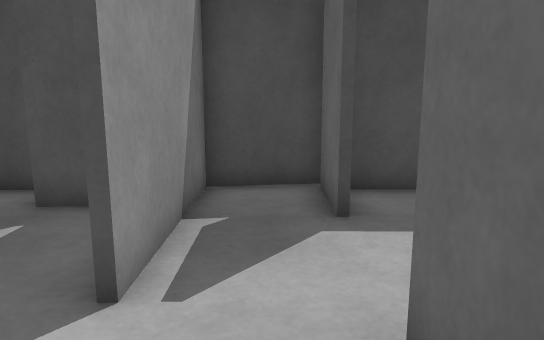
View 1 (above)

24 first-person views from a walk through a Gazebo world. The camera is 0.94 m above the floor, tilts 10° down and sees 70° across. The floor is counted in squares, 0.5 m on a side. Each view is taken from the middle of a square. On the plan, view 1 faces up. The plan holds only what a view shows up to about 19 squares ahead; the rest is blank. The place goes on beyond the plan. The robots in the file are not drawn.

View 2
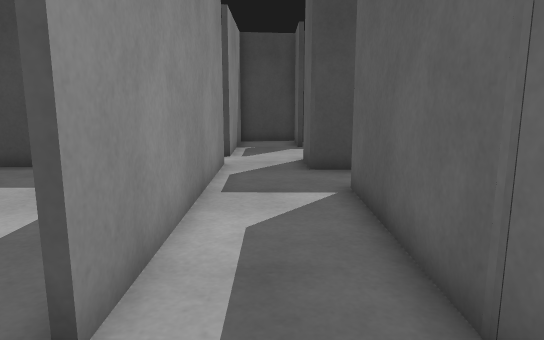

View 3
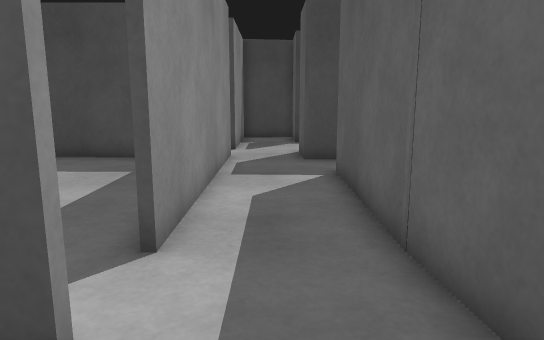

View 4
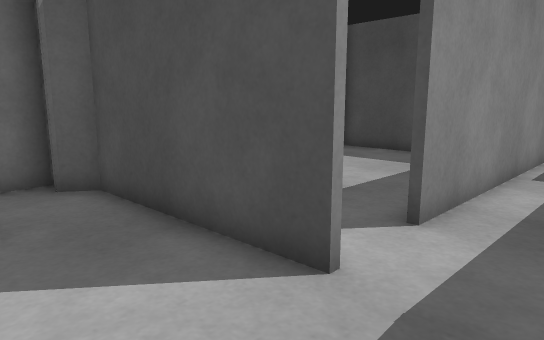

View 5
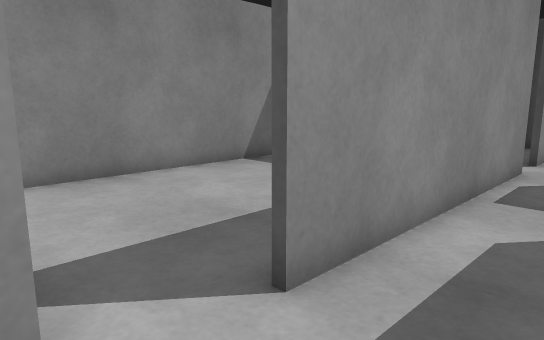

View 6
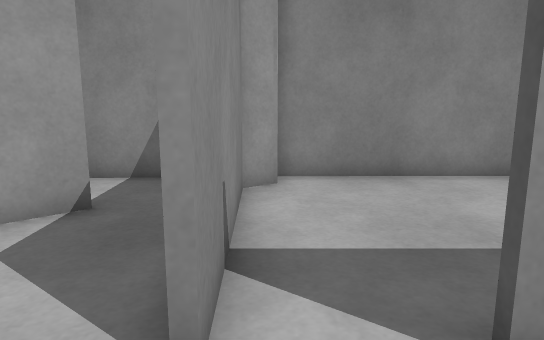

View 7
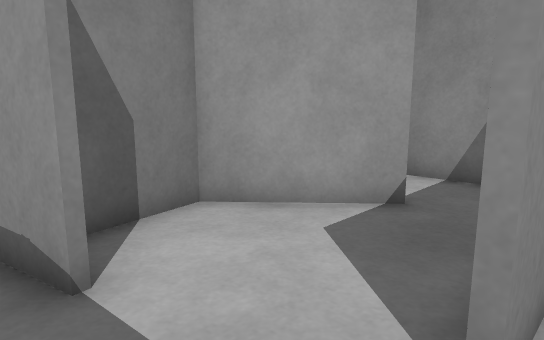

View 8
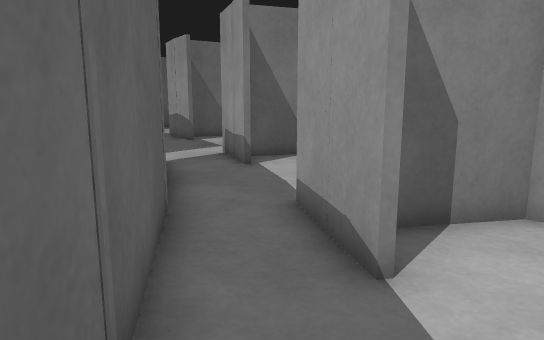

View 9
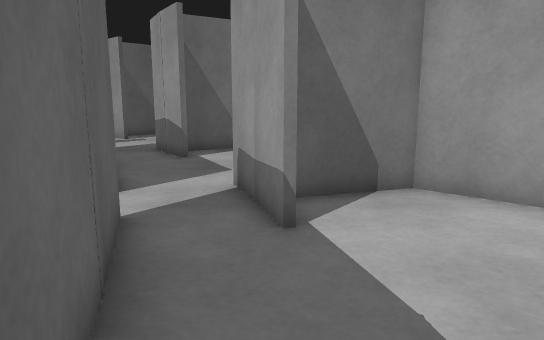

View 10
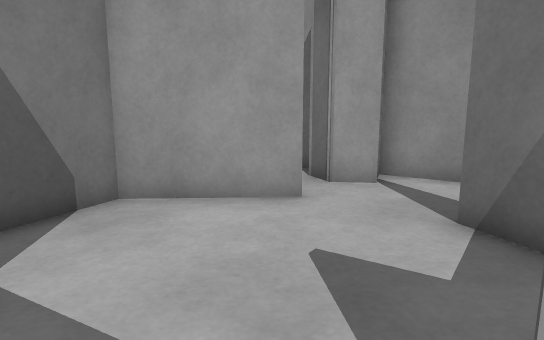

View 11
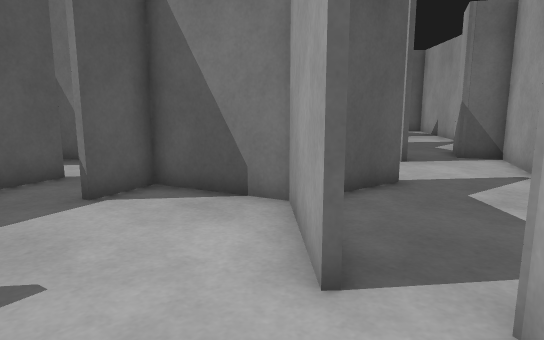

View 12
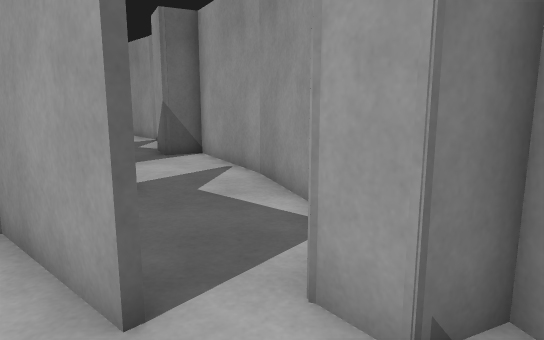

View 13
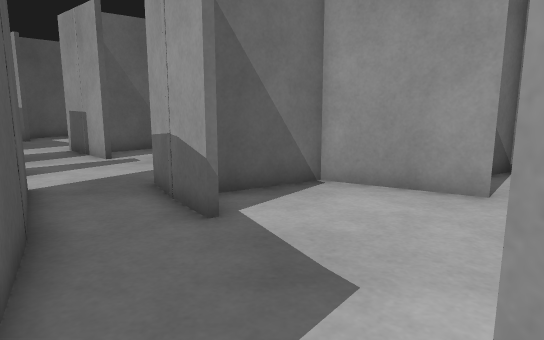

View 14
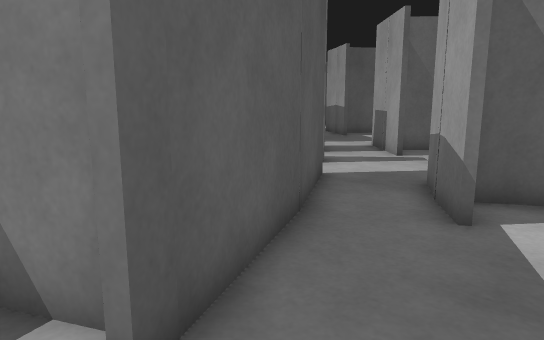

View 15
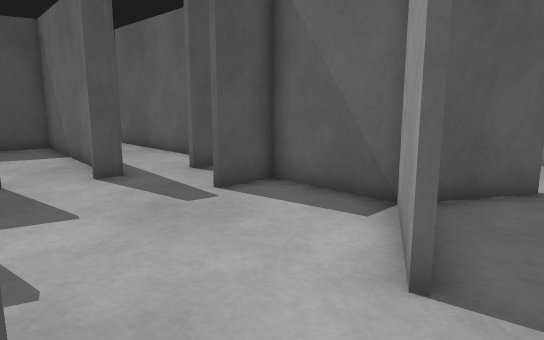

View 16
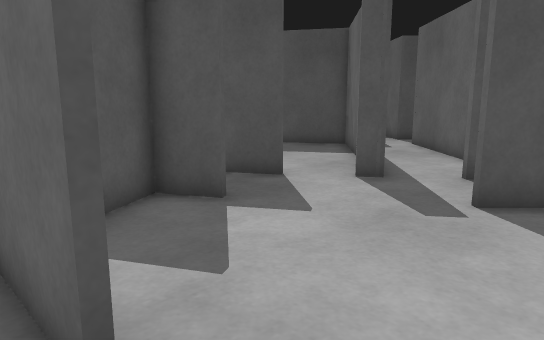

View 17
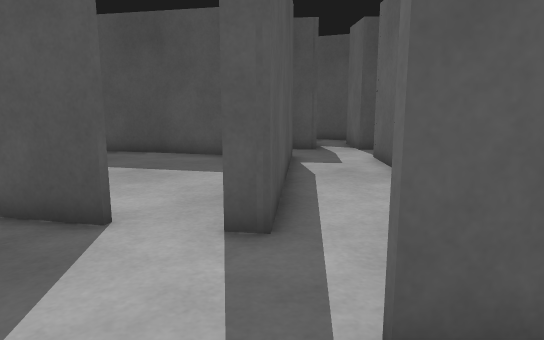

View 18
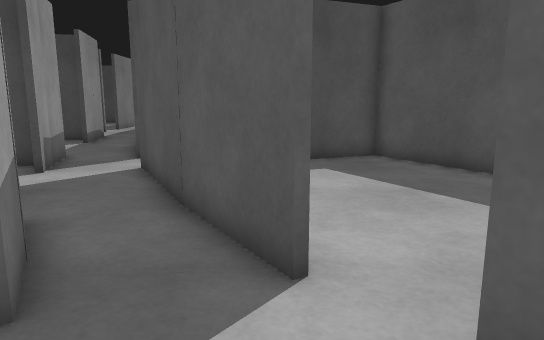

View 19
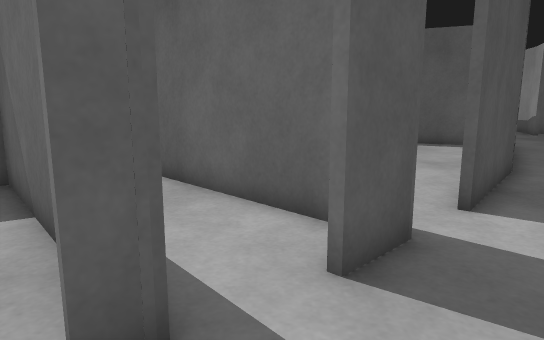

View 20
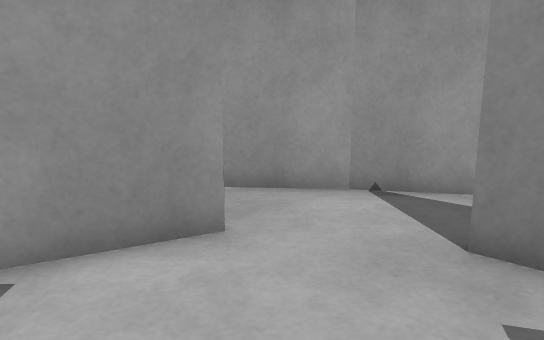

View 21
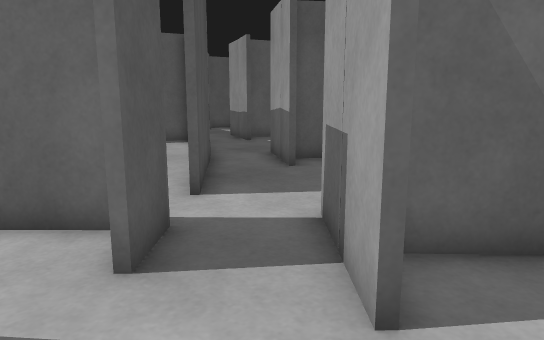

View 22
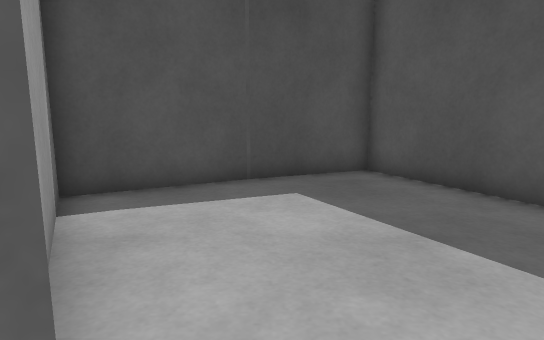

View 23
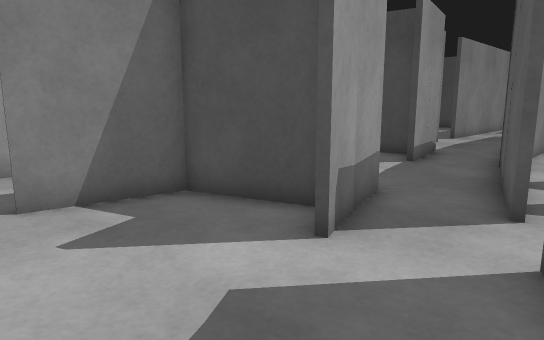

View 24
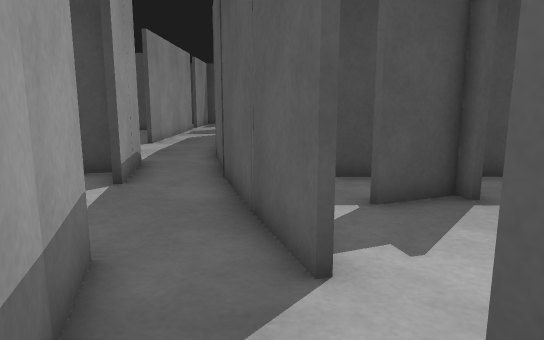

### Floor plan
Ten units are one square. View 1 is at (0, 0); x grows to the right and y downward. Boxes are objects, and circles mark ways between rooms. Rooms are numbered by the first view taken in them; rooms with no view inside come last. Other rooms are left out.
<svg viewBox="-94 -25 281 453">
<path fill="none" stroke="#000" d="M23 -7 11 -7 10 -16M-15 -19 -15 74M19 94 13 17M-58 122 -31 151 -8 146M-13 97 -74 98M-73 97 -78 106 -87 104 -87 115M20 114 19 94M22 123 20 111M-87 117 -87 136M17 206 21 217M-2 147 -14 149M28 155 22 123M-37 168 -42 181M-38 209 -10 234M-1 129 6 163M44 212 28 153M-11 234 21 223 16 206M-17 266 -14 247M-57 251 -47 282M19 226 -10 235 -15 267M-54 213 -58 222M26 230 29 239M-47 281 -24 323 -12 316M-4 294 28 312 54 297M-75 192 -71 211 -60 206 -53 215M50 281 60 296M74 271 52 229M60 232 81 221M21 217 26 230M77 173 59 181M27 347 27 320M-4 355 10 377M9 376 22 391M-12 316 -5 332M94 346 109 361M66 311 59 297 45 305M93 302 70 271M59 294 68 310M29 337 29 347M46 374 81 384 105 360 93 348M135 343 165 314M138 297 108 322 103 316M-80 88 -73 97M-74 96 -14 95M-88 1 -87 89M-46 -12 -89 -12M95 216 58 235 75 269M122 308 167 270 127 204 94 217M66 154 56 154M169 413 182 423"/>
<circle cx="0" cy="100" r="3" fill="#2a7"/>
<circle cx="-20" cy="85" r="3" fill="#2a7"/>
<circle cx="10" cy="120" r="3" fill="#2a7"/>
<circle cx="-70" cy="130" r="3" fill="#2a7"/>
<circle cx="-30" cy="195" r="3" fill="#2a7"/>
<circle cx="30" cy="210" r="3" fill="#2a7"/>
<circle cx="45" cy="230" r="3" fill="#2a7"/>
<circle cx="0" cy="320" r="3" fill="#2a7"/>
<circle cx="60" cy="280" r="3" fill="#2a7"/>
<circle cx="50" cy="180" r="3" fill="#2a7"/>
<circle cx="32" cy="368" r="3" fill="#2a7"/>
<circle cx="100" cy="300" r="3" fill="#2a7"/>
<text x="10" y="30">1</text>
<text x="-30" y="120">2</text>
<text x="0" y="180">3</text>
<text x="-20" y="240">4</text>
<text x="60" y="210">5</text>
<text x="20" y="350">6</text>
<text x="80" y="330">7</text>
<text x="-50" y="50">8</text>
<text x="110" y="260">9</text>
<text x="50" y="160">10</text>
<text x="180" y="410">11</text>
</svg>
Room 1 opens to room 2. Room 1 opens to room 8. Room 2 opens to room 3. Room 2 opens to room 4. Room 3 opens to room 4. Room 3 opens to room 5. Room 4 opens to room 5. Room 4 opens to room 6. Room 4 opens to room 7. Room 5 opens to room 10. Room 6 opens to room 7. Room 7 opens to room 9.

Where each view was taken, in squares from view 1:
view 1: 0 up, 0 right, facing up
view 2: 10 down, 0 right, facing up
view 3: 12 down, 0 right, facing up
view 4: 13 down, 1 right, facing up-left
view 5: 10 down, 1 right, facing up-left
view 6: 9 down, 1 right, facing left
view 7: 9 down, 1 right, facing down-left
view 8: 9 down, 1 right, facing down
view 9: 15 down, 2 right, facing down
view 10: 16 down, 2 right, facing down-left
view 11: 18 down, 6 left, facing down-right
view 12: 18 down, 5 left, facing down
view 13: 22 down, 4 right, facing down
view 14: 22 down, 3 right, facing down-right
view 15: 36 down, 1 right, facing right
view 16: 37 down, 2 right, facing up-right
view 17: 36 down, 7 right, facing up-right
view 18: 34 down, 9 right, facing up
view 19: 33 down, 8 right, facing right
view 20: 33 down, 8 right, facing down-left
view 21: 32 down, 8 right, facing down-right
view 22: 31 down, 10 right, facing up
view 23: 28 down, 6 right, facing up-left
view 24: 25 down, 4 right, facing up
